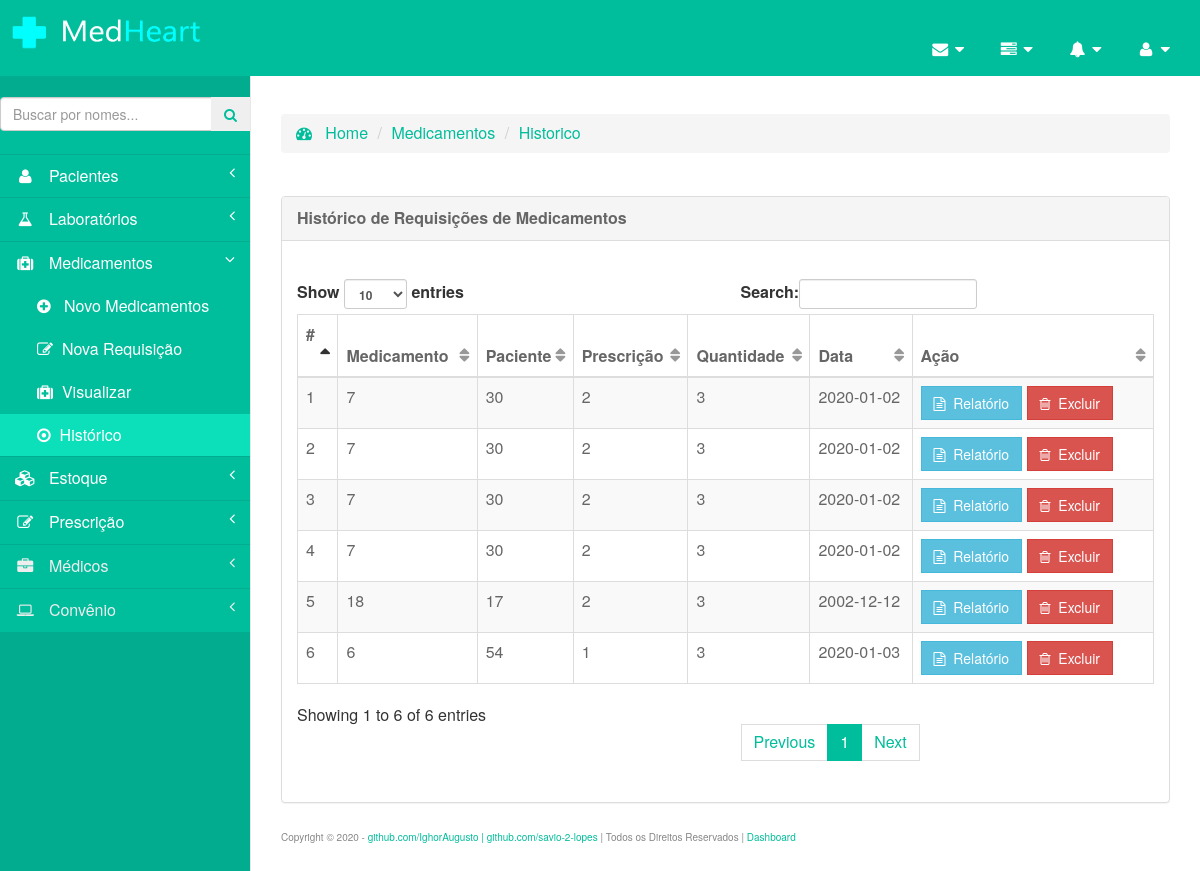
Page /pages/ver_rec_medicamento.php (signed in) on the committed database.
### tables this page shows
CREATE TABLE IF NOT EXISTS `requisicao_medicamento` (
  `id` int(11) NOT NULL AUTO_INCREMENT,
  `medicamento` varchar(200) NOT NULL,
  `paciente` varchar(200) NOT NULL,
  `prescricao` varchar(200) NOT NULL,
  `quantidade` int(200) NOT NULL,
  `data` date NOT NULL,
  PRIMARY KEY (`id`)
);

### config/DbFunction.php (called while the page is built, shortened)
<?php
class DbFunction
{
	function showRecMed()
	{
		$db = Database::getInstance();
		$sql = $db->getConnection();
		$res = "SELECT * FROM requisicao_medicamento";
		$stmt = $sql->query($res);
		return $stmt;
	}
}

### pages/ver_rec_medicamento.php (the view, shortened to what this page needs)
<?php
include('../config/DbFunction.php');
$obj = new DbFunction();
$rs  = $obj->showRecMed();
?>
<!DOCTYPE html>
<html lang="pt-br">
<head>
	<link href="../bower_components/bootstrap/dist/css/bootstrap.min.css" rel="stylesheet">
	<link href="../bower_components/metisMenu/dist/metisMenu.min.css" rel="stylesheet">
	<link href="../dist/css/sb-admin-2.css" rel="stylesheet">
	<link rel="stylesheet" href="css/style.css">
	<link href="../bower_components/font-awesome/css/font-awesome.min.css" rel="stylesheet" type="text/css">
</head>
<body>
	<form method="post"><br><br>
		<div id="wrapper">
			<?php include('leftbar.php'); ?>
			<?php include('../config/header.php'); ?>
			<div id="page-wrapper"><br><br><br>
				<div class="content-wrapper">
					<section class="content-header">
						<ol class="breadcrumb">
							<li>
								<a href="inicio.php">
									<span id="" style="color:#00bd9c;"><i class="fa fa-dashboard"></i></span>
									<span id="" style="color:#00bd9c;">&nbsp;&nbsp;Home</span>
								</a>
							</li>
							<li class="active"><span id="" style="color: #00bd9c;">Medicamentos</li></span>
							<li class="active"><span id="" style="color: #00bd9c;">Historico</li></span>
						</ol>
					</section>
				</div><br>
				<div class="row">
					<div class="col-lg-12">
						<div class="panel panel-default">
							<div class="panel-heading">
								<span id="" style="color:#666666;"><strong>Histórico de Requisições de Medicamentos</strong></span>
							</div><br>
							<div class="panel-body">
								<div class="dataTable_wrapper">
									<table class="table table-striped table-bordered table-hover" id="dataTables-example">
										<thead>
											<tr>
												<th><span id="" style="color:#666666;"><strong>#</strong>&nbsp;&nbsp;</th>
												<th><span id="" style="color:#666666;"><strong>Medicamento</strong></th>
												<th><span id="" style="color:#666666;"><strong>Paciente</strong></th>
												<th><span id="" style="color:#666666;"><strong>Prescrição</strong></th>
												<th><span id="" style="color:#666666;"><strong>Quantidade</strong></th>
												<th><span id="" style="color:#666666;"><strong>Data</strong></th>
												<th><span id="" style="color:#666666;"><strong>Ação</strong></th>
											</tr>
										</thead>
										<tbody>
											<?php
											$sn			=	1;
											while ($res	=	$rs->fetch_object()) {
											?>
												<tr class="odd gradeX">
													<td>
														<span id="" style="color:#666666;"><?php echo $sn ?></span>
													</td>
													<td>
														<span id="" style="color:#666666;"><?php echo htmlentities(strtolower($res->medicamento)); ?></span>
													</td>
													<td>
														<span id="" style="color:#666666;"><?php echo htmlentities(strtolower($res->paciente)); ?></span>
													</td>
													<td>
														<span id="" style="color:#666666;"><?php echo htmlentities(strtolower($res->prescricao)); ?></span>
													</td>
													<td>
														<span id="" style="color:#666666;"><?php echo htmlentities(strtolower($res->quantidade)); ?></span>
													</td>
													<td>
														<span id="" style="color:#666666;"><?php echo htmlentities(strtolower($res->data)); ?></span>
													</td>
													<td>
														<a href="pdf_rec_med.php">
															<span class="btn btn-info">
																<i class="fa fa-file-text-o"></i>
																&nbsp;Relatório
															</span>
														</a>
														<a href="ver_lab.php?del=
														<?php echo htmlentities($res->id); ?>">
															<button type="button" class="btn btn-danger">
																<i class="fa fa-trash-o"></i>
																&nbsp;Excluir
															</button>
													</td>
												</tr>
											<?php $sn++;
											} ?>
										</tbody>
									</table>
								</div>
							</div>
						</div>
					</div><br><br><br>
				</div><?php include_once('../config/footer.php'); ?><br><br><br><br>
			</div>
		</div>
	</form>
</body>
</html>

### rows in the picture
requisicao_medicamento: medicamento "7", paciente "30", prescricao "2", quantidade "3", data "2020-01-02"
requisicao_medicamento: medicamento "7", paciente "30", prescricao "2", quantidade "3", data "2020-01-02"
requisicao_medicamento: medicamento "7", paciente "30", prescricao "2", quantidade "3", data "2020-01-02"
requisicao_medicamento: medicamento "7", paciente "30", prescricao "2", quantidade "3", data "2020-01-02"
requisicao_medicamento: medicamento "18", paciente "17", prescricao "2", quantidade "3", data "2002-12-12"
requisicao_medicamento: medicamento "6", paciente "54", prescricao "1", quantidade "3", data "2020-01-03"
